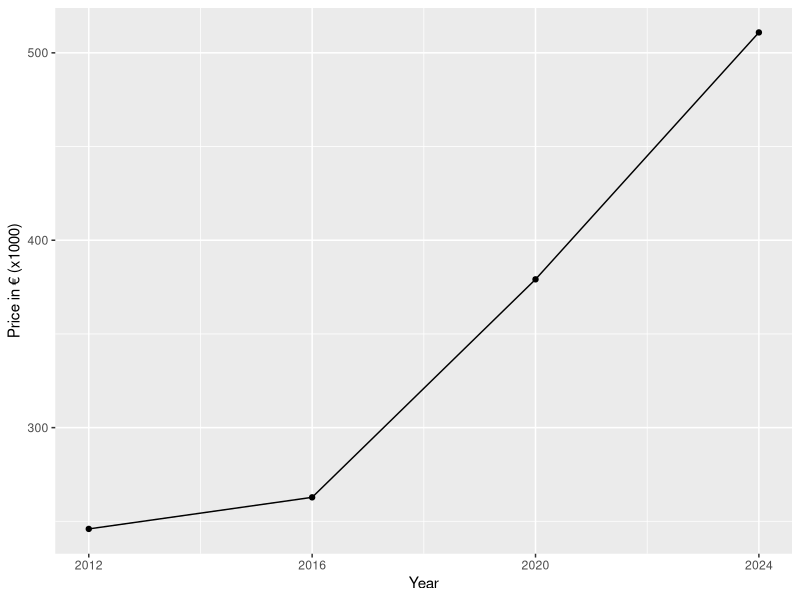
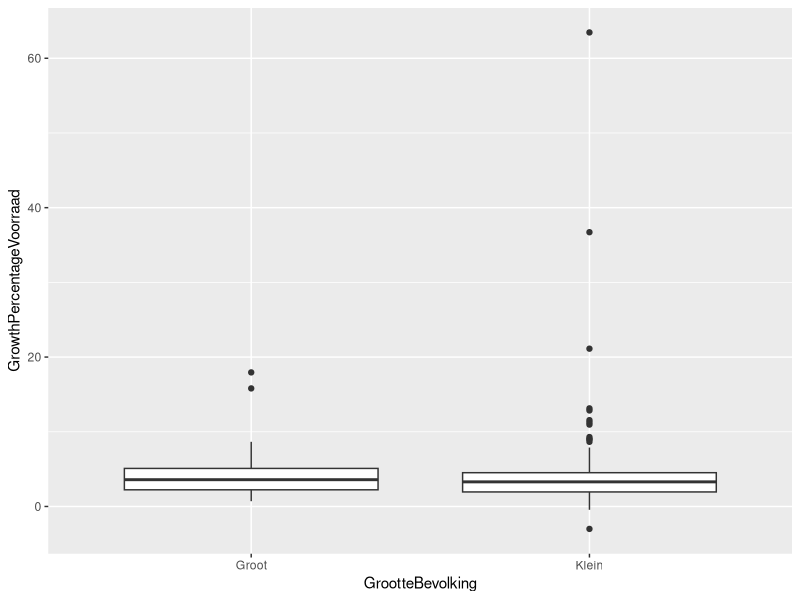

These charts were generated, in order, by the following R code:
library(tidyverse)

Aantal_woningen <- read_csv("data/Naamloze spreadsheet - Voorraad_woningen_en_niet_woningen__mutaties__gebruiksfunctie__regio_04062025_144455.csv")
rm(Naamloze_spreadsheet_Voorraad_woningen_en_niet_woningen_mutaties_gebruiksfunctie_regio_04062025_144455)

Verkoopprijzen <- read_csv("data/Bestaande_koopwoningen__gemiddelde_verkoopprijzen__regio_04062025_144458 - Bestaande_koopwoningen__gemiddelde_verkoopprijzen__regio_04062025_144458.csv")
rm(Naamloze_spreadsheet_Bevolkingsontwikkeling_regio_per_maand_04062025_144448)

Bevolkingsgroei <- read_csv("data/Naamloze spreadsheet - Bevolkingsontwikkeling__regio_per_maand_04062025_144448.csv")
rm(Naamloze_spreadsheet_Bevolkingsontwikkeling_regio_per_maand_04062025_144448)

#install.packages("tidyverse")

require(tidyverse)

# === Bevolkingsontwikkeling ===

bevolking_long <- Bevolkingsgroei %>%
  pivot_longer(
    cols = c("2012", "2016", "2020", "2024"),
    names_to = "jaar",
    values_to = "waarde"
  )

# === Koopwoningen ===

#koopwoningen_long <- Aantal_woningen %>%
# pivot_longer(
#  cols = c("2012", "2016", "2020", "2024"),
# names_to = "jaar",
#values_to = "waarde")

# === Koopwoningen ===
koopwoningen <- read_csv("data/Bestaande_koopwoningen__gemiddelde_verkoopprijzen__regio_04062025_144458 - Bestaande_koopwoningen__gemiddelde_verkoopprijzen__regio_04062025_144458.csv")

Verkoopprijzen_long <- Verkoopprijzen %>%
  pivot_longer(
    cols = c("2012", "2016", "2020", "2024"),
    names_to = "jaar",
    values_to = "waarde")

Aantal_woningen <- Aantal_woningen %>%
  rename(jaar = Perioden)
Aantal_woningen$jaar <- as.character(Aantal_woningen$jaar)

dataframe <- full_join(Verkoopprijzen_long, bevolking_long, by=c("jaar", "Regio's"))

df <- full_join(dataframe, Aantal_woningen, by=c("jaar","Regio's"))

remove_missing(df, na.rm = FALSE, vars = c("waarde.x", "waarde.y","Beginstand voorraad", "Nieuwbouw", "Eindstand Voorraad"), finite = FALSE)

df2 <- remove_missing(df, na.rm = FALSE,
                      vars = c("waarde.x", "waarde.y","Beginstand voorraad", "Nieuwbouw", "Eindstand Voorraad"), 
                      finite = FALSE)
df2$Verkoopprijs <- df2$waarde.x
df2$BevolkGrootte <- df2$waarde.y
df2$waarde.x <- NULL
df2$waarde.y <- NULL
df2$Onderwerp.x <- NULL
df2$Onderwerp.y <- NULL

#filter op regio
plotdata = df2 %>% filter(`Regio's` == "Amersfoort")

#tijdsvisualisatie
plotdata$jaar <- as.numeric(plotdata$jaar)

ggplot(plotdata, aes(x = jaar, y = Verkoopprijs)) +
  geom_point() +
  xlab("Year") +
  ylab("Price in € (x1000)") +
  geom_line() +
  scale_y_continuous(
  breaks = seq(300000, 500000, 100000),    
  labels = function(x) x / 1000) +
  scale_x_continuous(breaks = c(2012, 2016, 2020, 2024))

#adding variables
df2 <- df2 %>%
  group_by(`Regio's`) %>%
  mutate(GrowthPercentageBevolking = (BevolkGrootte / lag(BevolkGrootte)-1)*100)

df2 <- df2 %>%
  group_by(`Regio's`) %>%
  mutate(GrowthPercentageVoorraad = (`Eindstand voorraad` / lag(`Eindstand voorraad`)-1)*100)

#subgroep analyse

data2020 <- subset(df2, jaar == 2020)

BevolkMean2020 <- mean(data2020$BevolkGrootte, na.rm = TRUE)

data2020$GrootteBevolking <- 0
data2020$GrootteBevolking <- data2020$GrootteBevolking %>% 
  replace(data2020$BevolkGrootte < BevolkMean2020, "Klein")
data2020$GrootteBevolking <- data2020$GrootteBevolking %>% 
  replace(data2020$BevolkGrootte >= BevolkMean2020, "Groot")

ggplot(data = data2020, 
       aes(x = GrootteBevolking, y = GrowthPercentageVoorraad)) +
  geom_boxplot()
#BevolkOnderMean <- data2020[data2020$BevolkGrootte < BevolkMean2020]
#BevolkBovenMean <- data2020[data2020$BevolkGrootte > BevolkMean2020]


#voorstel jack voor later
#q1price <- subset(df2, waarde.x >= quartiles[1] & value <= quartiles[2])  # 0–25%
#q2price <- subset(df2, waarde.x >  quartiles[2] & value <= quartiles[3])  # 25–50%
#q3price <- subset(df2, waarde.x >  quartiles[3] & value <= quartiles[4])  # 50–75%
#q4price <- subset(df2, waarde.x >  quartiles[4] & value <= quartiles[5])  # 75–100%

